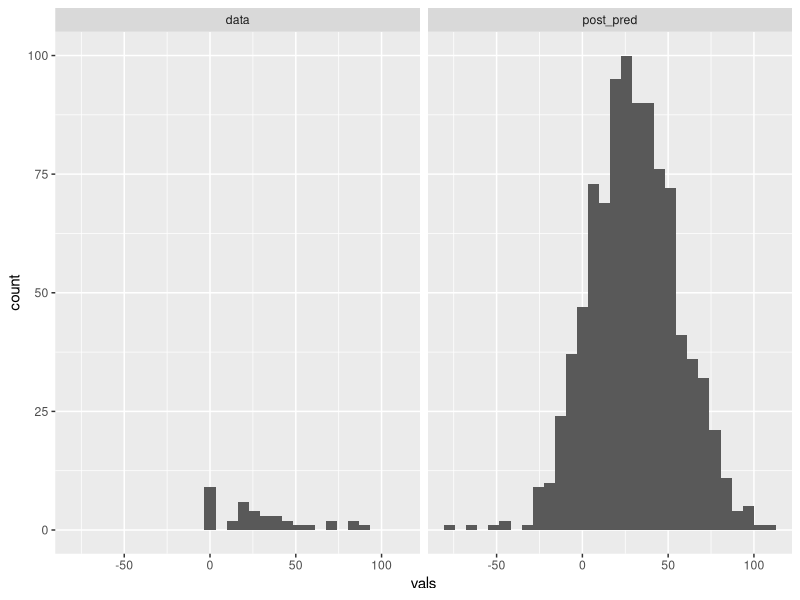

Reproduce this figure in R.
## ---- chunk 1
knitr::opts_chunk$set(echo = TRUE)
## ---- chunk 2
library(readr)
ecig_viability <- c(85.9, 70.2, 40.5, 47.9, 31.3, 26.5, 82.9, 89.4, 24.6, 58.5, 68.5, 19.0, 42.6, 
                    33.0, 16.4, 21.5, 54.0, 29.7, 25.0, 36.8, 18.0, 16.5, 10.9, 13.1, 20.7,  1.3, 
                    27.1,  1.4, 0.0, 36.4, 1.2,  0.8,  1.0,  0.0,  0.0,  0.0)
## ---- chunk 3
######### First Gibbs Sampler
y <- ecig_viability
mean.y <- mean(ecig_viability)
var.y <- var(ecig_viability)
num.obs <- length(ecig_viability)
library(LearnBayes) # for rigamma
### initialize vectors and set starting values and priors
num.sims <- 1000
theta_samples <- rep(1, num.sims)
sigmasq_samples <- rep(1, num.sims)
## Hyperparameters
# theta ~n (mu.0, tausq.0)
mu.0 <- 0
tausq.0 <- 10000

#sigmasq ~ IG(nu.0/2, nu.0 * sigmasq.0 / 2)
nu.0 <- .01
sigmasq.0 <- 1
for (i in 2:num.sims){
  # sample theta from full conditional
  mu.n <- (mu.0 / tausq.0 + num.obs * mean.y / sigmasq_samples[i-1]) / 
    (1 / tausq.0 + num.obs / sigmasq_samples[i-1] )
  tausq.n <- 1 / (1/tausq.0 + num.obs / sigmasq_samples[i-1])
  theta_samples[i] <- rnorm(1,mu.n,sqrt(tausq.n))
  
  # sample (1/sigma.sq) from full conditional
  nu.n <- nu.0 + num.obs
  sigmasq.n.theta <- 1/nu.n*(nu.0*sigmasq.0 + sum((y - theta_samples[i])^2))
  sigmasq_samples[i] <- rigamma(1,nu.n/2,nu.n*sigmasq.n.theta/2)
}

#remove burnin
burn_in <- 50
theta_posterior <- theta_samples[-c(1:burn_in)]
## ---- chunk 4
library(coda)
summary(as.mcmc(theta_posterior))
t.test(ecig_viability)
## ---- chunk 5
# use samples from posterior to create new data points with the sampling model
library(dplyr)
y_star <- rnorm(num.sims - burn_in, mean = theta_posterior, sd = sqrt(sigmasq_samples[-c(1:burn_in)]))
library(ggplot2)
tibble(vals = c(y_star, y), type = c(rep('post_pred', num.sims - burn_in), rep('data',num.obs))) %>%
  ggplot(aes(x=vals)) + geom_histogram() + facet_grid(.~type)
